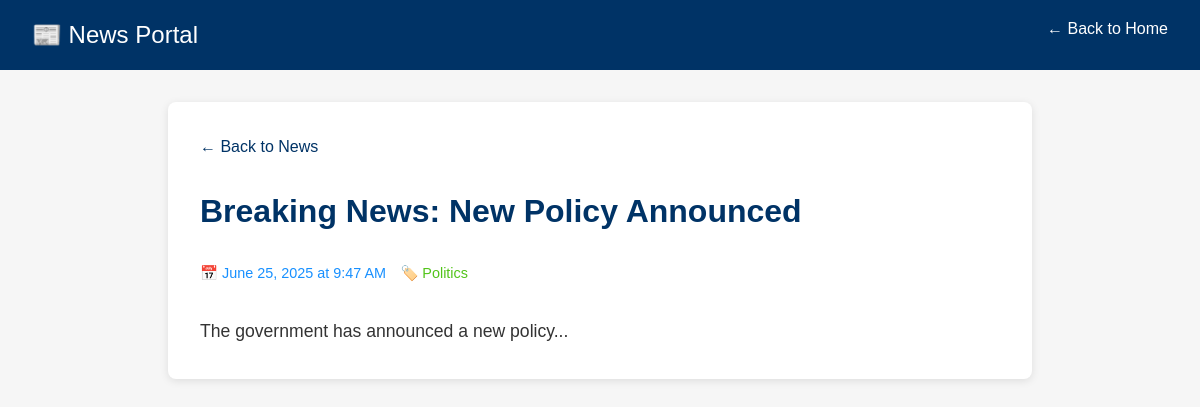
Screenshot of /article.php?id=1 with the database file from the repository.
### tables this page shows
CREATE TABLE `articles` (
  `id` int(11) NOT NULL,
  `title` varchar(255) NOT NULL,
  `content` text NOT NULL,
  `created_at` datetime NOT NULL DEFAULT current_timestamp(),
  `image_path` varchar(255) DEFAULT NULL
);

### article.php (the view, shortened to what this page needs)
<?php
require_once 'config/db.php';
$articleId = isset($_GET['id']) ? intval($_GET['id']) : 0;
$stmt = $pdo->prepare("
    SELECT a.*, GROUP_CONCAT(t.name) AS tags
    FROM articles a
    LEFT JOIN article_tags at ON a.id = at.article_id
    LEFT JOIN tags t ON at.tag_id = t.id
    WHERE a.id = ?
    GROUP BY a.id
");
$stmt->execute([$articleId]);
$article = $stmt->fetch(PDO::FETCH_ASSOC);
?>
<!DOCTYPE html>
<html lang="en">
<head>
</head>
<body>
<header>
    <span style="font-size:1.5em;">📰 News Portal</span>
    <a href="index.php" style="float:right; color:#fff; text-decoration:none;">← Back to Home</a>
</header>
<div class="container">
    <a href="index.php#news" class="back-link">← Back to News</a>
    <article>
        <div class="article-header">
            <h1 class="article-title"><?php echo htmlspecialchars($article['title']); ?></h1>
            <div class="article-meta">
                <span class="article-date">📅 <?php echo date('F j, Y \a\t g:i A', strtotime($article['created_at'])); ?></span>
                <?php if ($article['tags']): ?>
                    <span class="article-tags">🏷️ <?php echo htmlspecialchars($article['tags']); ?></span>
                <?php endif; ?>
            </div>
        </div>
        <div class="article-content">
            <?php echo nl2br(htmlspecialchars($article['content'])); ?>
        </div>
    </article>
</div>
</body>
</html>

### article.php (style rules this page uses)
body { font-family: Arial, sans-serif; background: #f6f6f6; margin: 0; line-height: 1.6; }
header { background: #003366; color: #fff; padding: 1em 2em; }
.container { max-width: 800px; margin: 2em auto; background: #fff; padding: 2em; border-radius: 8px; box-shadow: 0 2px 8px rgba(0,0,0,0.1); }
.back-link { display: inline-block; margin-bottom: 2em; color: #003366; text-decoration: none; }
.article-header { margin-bottom: 2em; }
.article-title { color: #003366; margin: 0 0 1em 0; font-size: 2em; line-height: 1.2; }
.article-meta { display: flex; flex-wrap: wrap; gap: 1em; margin-bottom: 1.5em; font-size: 0.9em; color: #666; }
.article-date { color: #1890ff; }
.article-tags { color: #52c41a; }
.article-content { font-size: 1.1em; line-height: 1.7; color: #333; }

### rows the page displays
articles: title "Breaking News: New Policy Announced", created_at "June 25, 2025 at 9:47 AM", content "The government has announced a new policy..."

### other values shown
$article['tags'] "Politics"
